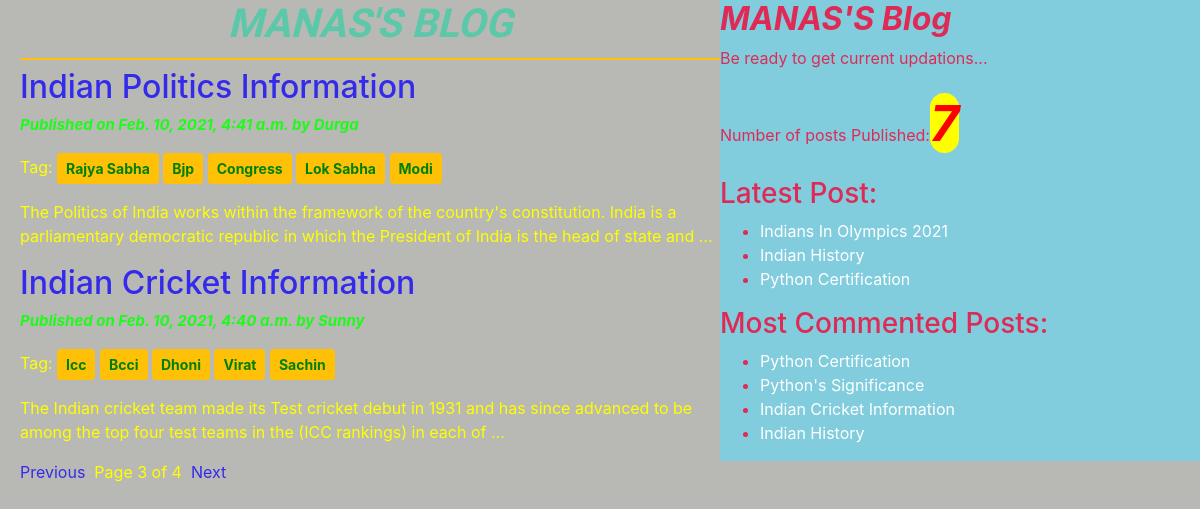
/?page=3, run on the app's committed database.
### blog/models.py (models this page shows, shortened)
class Post(models.Model):
    STATUS_CHOICES=(('draft','Draft'),('published','Published'))
    title=models.CharField(max_length=150)
    slug=models.SlugField(max_length=250,unique_for_date='publish')
    author=models.ForeignKey(User,on_delete=models.CASCADE,related_name='blog_posts')
    body=models.TextField()
    publish=models.DateTimeField(default=timezone.now)
    created=models.DateTimeField(auto_now_add=True)
    updated=models.DateTimeField(auto_now=True)
    status=models.CharField(max_length=10,choices=STATUS_CHOICES,default='draft')
    objects=CustomManager()
    tags=TaggableManager()
    class Meta:
        ordering=('-publish',)
    def get_absolute_url(self):
        return reverse("post_detail",args=[self.publish.year,self.publish.strftime('%m'),self.publish.strftime('%d'),self.slug])

### blog/views.py (the view)
# urls.py: path('', views.post_list_view),
def post_list_view(request,tag_slug=None):
    post_list=Post.objects.all()
    tag=None
    if tag_slug:
        tag=get_object_or_404(Tag,slug=tag_slug)
        post_list=post_list.filter(tags__in=[tag])
    paginator=Paginator(post_list,2)
    page_number=request.GET.get('page')
    try:
        post_list=paginator.page(page_number)
    except PageNotAnInteger:
        post_list=paginator.page(1)
    except EmptyPage:
        post_list=paginator.page(paginator.num_pages)
    return render(request,'blog/post_list.html',{'post_list':post_list,'tag':tag})

### blog/models.py (called while the page is built)
    def get_queryset(self):
        return super().get_queryset().filter(status='published')

### blog/templatetags/blog_tags.py (called while the page is built)
@register.simple_tag
def total_posts():
    return Post.objects.count()

@register.inclusion_tag('blog/show_latest_posts123.html')
def show_latest_posts(count=3):
    latest_post=Post.objects.order_by('-publish')[:count]
    return {'latest_post':latest_post}

@register.simple_tag
def get_most_commented_post(count=4):
    most_commented_post=Post.objects.annotate(total_comments=Count('comments')).order_by('-total_comments')[:count]
    return most_commented_post

### templates/blog/post_list.html (shortened to what this page needs)
<!DOCTYPE html>
{% extends 'blog/base.html'%}
{% load static %}
{% block content_block %}
<h1 ><strong><em>MANAS'S BLOG</em></strong></h1>
     {% for post in post_list%}
       <a href="{{post.get_absolute_url}}"> <h2>{{post.title}}</h2></a>
       <p class="date">Published on {{post.publish}} by {{post.author|title}}</p>
       <p>Tag:
         {% for tag in post.tags.all %}
         <a class='btn btn-warning btn-sm' style="font-weight:bold;color:green;"
         href="{% url 'post_list_by_tag_name' tag.slug %}">{{tag.name|title}}</a>
         {% endfor %}
       </p>
       {{post.body|truncatewords:30|linebreaks }}
     {%endfor%}
     {% include 'blog/pagination.html' with page=post_list%}
{%endblock%}

### templates/blog/base.html (shortened to what this page needs)
<!DOCTYPE html>
{% load blog_tags %}
{% load static %}
<html lang="en" dir="ltr">
  <head>
    <link rel="stylesheet" href="{% static "css/bootstrap.css" %}">
    <link rel="stylesheet" href="{% static "css/blog.css" %}">
  </head>
  <body>
    <div class="content">
      {% block content_block %}
      {%endblock%}
    </div>
    <div class="sidebar">
      <h2><strong><em>MANAS'S Blog</em></strong></h2>
    <p>Be ready to get current updations...</p>
    <p>Number of posts Published:<span id='publish'>{%total_posts%}</span></p>
    <h3>Latest Post:</h3>{% show_latest_posts %}
    <h3>Most Commented Posts:</h3>
    {% get_most_commented_post as most_commented_post%}
    <ul>
      {% for post in most_commented_post%}
      <li > <a style="color:white;" href="{{post.get_absolute_url}}">{{post.title}}</a></li>
      {% endfor%}
    </ul>
    </div>
  </body>
</html>

### templates/blog/show_latest_posts123.html
<ul>
  {% for post in latest_post %}
  <li > <a style="color:white;" href="{{post.get_absolute_url}}">{{post.title}}</a></li>
  {% endfor %}
</ul>

### statics/css/blog.css (style rules this page uses)
.content { width:60%; float: left; padding-left: 20px; height: 100%; }
.sidebar { float:right; background: #81cdde; width: 40%; padding-top: 0px; height: 100%; color: #de2a54; }
.date { color:#1dfc19; font-weight: bold; font-style: italic; font-size: 15px; }
body { background: #b8b8b4; color: yellow; }
h1 { text-align: center; border-bottom: 2px solid #ffc107; padding-bottom: 10px; font-family: 'Reggae One', cursive; color: #ffd240; }
a { color: #342aeb; }
#publish { font-size: 50px; font-weight: bold; color: red; font-style: italic; background: yellow; border-radius: 100px; }

### data on the page
Post: title "Indian Politics Information", publish "Feb. 10, 2021, 4:41 a.m.", author "Durga", body "The Politics of India works within the framework of the country's constitution. India is a parliamentary democratic republic in which the President of India is the head of state and …"
Tag: name "Rajya Sabha"
Tag: name "Bjp"
Tag: name "Congress"
Tag: name "Lok Sabha"
Tag: name "Modi"
Post: title "Indian Cricket Information", publish "Feb. 10, 2021, 4:40 a.m.", author "Sunny", body "The Indian cricket team made its Test cricket debut in 1931 and has since advanced to be among the top four test teams in the (ICC rankings) in each of …"
Tag: name "Icc"
Tag: name "Bcci"
Tag: name "Dhoni"
Tag: name "Virat"
Tag: name "Sachin"
Post: title "Indians In Olympics 2021"
Post: title "Indian History"
Post: title "Python Certification"
Post: title "Python's Significance"

### other printed values
{{ page.number }} "3"
{{ page.paginator.num_pages }} "4"
